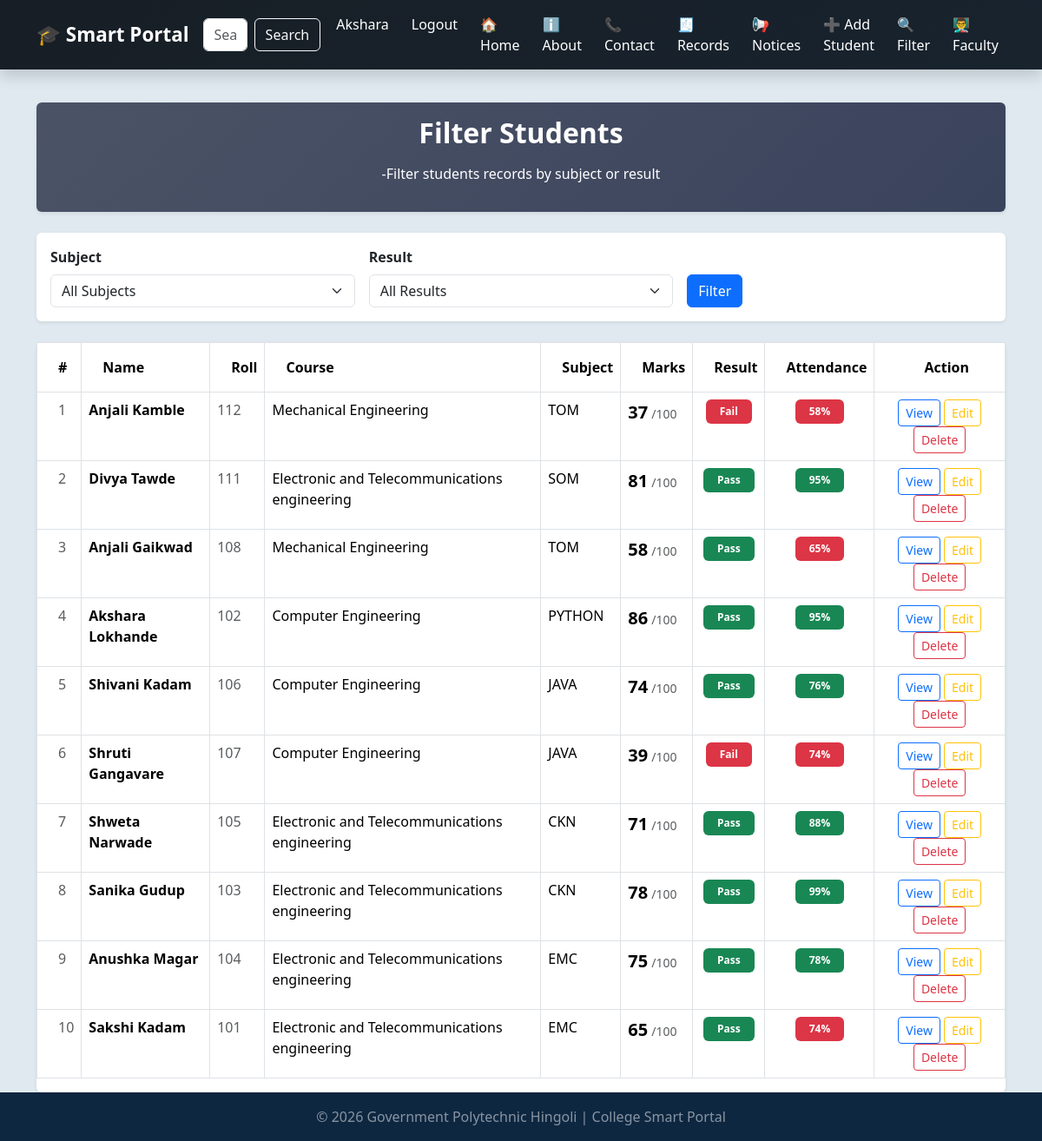
Screenshot of /filter (signed in) with the database file from the repository.
### tables this page shows
CREATE TABLE students(
                id INTEGER PRIMARY KEY AUTOINCREMENT,
                 name TEXT NOT NULL,
                 roll INTEGER NOT NULL,
                 course TEXT NOT NULL,
                 subject TEXT NOT NULL,
                 marks INTEGER NOT NULL,
                 attendance INTEGER DEFAULT 0
                 );

### app2.py (the view)
@app.route('/filter')
def filter_students():
    subject = request.args.get('subject','')
    selected_result = request.args.get('result','')
    conn = get_db()
    subjects = conn.execute('''SELECT DISTINCT subject FROM students
                        WHERE subject IS NOT NULL
                        AND subject !=""
                        ORDER BY subject ASC ''').fetchall()
    query = 'SELECT * FROM students WHERE 1=1'
    params = []
    if subject:
        query += ' AND subject = ?'
        params.append(subject)
    if selected_result == 'pass':
        query += ' AND marks >= 40'
    elif selected_result == 'fail':
        query += ' AND marks < 40'
    query += ' ORDER BY id DESC'
    students = conn.execute(query,params).fetchall()
    conn.close()
    return render_template('filter.html',students=students,selected_subject=subject, subjects=subjects,selected_result=selected_result)

### database.py (called while the page is built)
def get_db():
   conn=sqlite3.connect(DB_PATH)
   conn.row_factory= sqlite3.Row
   return conn

### templates/filter.html (shortened to what this page needs)
{% extends 'base.html' %}
{% block content %}
<div class="card mb-4 shadow-sm p-3"style="background:linear-gradient(135deg, #4b5366, #3a435c);">
<h2 class="fw-bold mb-3 text-white text-center">Filter Students</h2>
<p class="text-white text-center">-Filter students records by subject or result
</p>
</div>
<div class="card mb-4 shadow-sm">
    <div class="card-body">
        <form method="GET" action="{{ url_for('filter_students') }}">
            <div class="row g-3 align-items-end">
                <div class="col-md-4">
                    <label class="form-label fw-bold">Subject</label>
                    <select name="subject" class="form-select">
                        <option value="">All Subjects</option>
                    </select>
                </div>
                <div class="col-md-4">
                    <label class="form-label fw-bold">Result</label>
                        <select name="result" class="form-select">
                            <option value="">All Results</option>
                        </select>
                </div>
                <div class="col-md-4">
                    <button type="submit" class="btn btn-primary">Filter</button>
                </div>
            </div>
        </form>
    </div>
</div>
<div class="card shadow-sm">
    <div class="card-body p-0">
        {% if students|length == 0 %}
        <div class="text-center p-5">
            <h5 class="text-muted">No student records found.</h5>
            <a href="{{ url_for('add_student') }}" class="btn btn-primary mt-2">Add Student</a>
        </div>
        {% else %}
        <div class="table-responsive">
                <table class="table table-bordered table-hover">
                <thead style="background-color: #0b1f39; color:white;">
                    <tr>
                        <th class="py-3 ps-4">#</th>
                        <th class="py-3 ps-4">Name</th>
                        <th class="py-3 ps-4">Roll</th>
                        <th class="py-3 ps-4">Course</th>
                        <th class="py-3 ps-4">Subject</th>
                        <th class="py-3 ps-4">Marks</th>
                        <th class="py-3 ps-4">Result</th>
                        <th class="py-3 ps-4 text-center">Attendance</th>
                        <th class="py-3 ps-4 text-center">Action</th>
                    </tr>
                </thead>
                <tbody id="tableBody">
                    {% for student in students %}
                    <tr data-name="{{ student.name | lower}}">
                        <td class="ps-4 text-muted">{{ loop.index }}</td>
                        <td>
                            <div class="d-flex align-items-center">
                                <span class="fw-bold">{{ student.name }}</span>
                            </div>
                        </td>
                        <td class="text-muted">{{ student.roll }}</td>
                        <td>{{ student.course }}</td>
                        <td>{{ student.subject }}</td>
                        <td>
                            <span class="fw-bold fs-5">{{ student.marks }}</span>
                            <span class="text-muted small">/100</span>
                        </td>
                        <td class="text-center">
                            {% if student.marks >= 40 %}
                                <span class="badge bg-success px-3 py-2">Pass</span>
                            {% else %}
                                <span class="badge bg-danger px-3 py-2">Fail</span>
                            {% endif %}
                        </td>
                        <td class="text-center">
                            {% if student.attendance >= 75 %}
                                <span class="badge bg-success px-3 py-2">
                                    {{ student.attendance }}%
                                </span>
                            {% else %}
                                <span class="badge bg-danger px-3 py-2">
                                    {{ student.attendance }}%
                                </span>
                            {% endif %}
                        </td>
                        <td class="text-center">
                            <a href="{{ url_for('student_detail', id=student.id) }}" class="btn btn-sm btn-outline-primary">View</a>
                            {% if session.role == 'admin' %}
                            <a href="{{ url_for('edit_student', id=student.id) }}" class="btn btn-sm btn-outline-warning">Edit</a>
                            <a href="{{ url_for('delete_student', id=student.id) }}" class="btn btn-sm btn-outline-danger" onclick="return confirm('Are you sure you want to delete {{student.name}}?')">Delete</a>
                            {% endif %}
                        </td>
                    </tr>
                    {% endfor %}
                </tbody>
            </table>
        </div>
        {% endif %}
    </div>
</div>
{% endblock %}

### templates/base.html (style rules this page uses)
body { padding-top: 70px; background: #dee9eff7; min-height: 100vh; display: flex; flex-direction: column; }
.card { border:none; transition: 0.3s; }

### rows the page displays
students: name "Anjali Kamble", roll "112", course "Mechanical Engineering", subject "TOM", marks "37", shows "Fail", attendance "58"
students: name "Divya Tawde", roll "111", course "Electronic and Telecommunications engineering", subject "SOM", marks "81", shows "Pass", attendance "95"
students: name "Anjali Gaikwad", roll "108", course "Mechanical Engineering", subject "TOM", marks "58", shows "Pass", attendance "65"
students: name "Akshara Lokhande", roll "102", course "Computer Engineering", subject "PYTHON", marks "86", shows "Pass", attendance "95"
students: name "Shivani Kadam", roll "106", course "Computer Engineering", subject "JAVA", marks "74", shows "Pass", attendance "76"
students: name "Shruti Gangavare", roll "107", course "Computer Engineering", subject "JAVA", marks "39", shows "Fail", attendance "74"
students: name "Shweta Narwade", roll "105", course "Electronic and Telecommunications engineering", subject "CKN", marks "71", shows "Pass", attendance "88"
students: name "Sanika Gudup", roll "103", course "Electronic and Telecommunications engineering", subject "CKN", marks "78", shows "Pass", attendance "99"
students: name "Anushka Magar", roll "104", course "Electronic and Telecommunications engineering", subject "EMC", marks "75", shows "Pass", attendance "78"
students: name "Sakshi Kadam", roll "101", course "Electronic and Telecommunications engineering", subject "EMC", marks "65", shows "Pass", attendance "74"

### other values shown
{{ session.username }} "Akshara"
